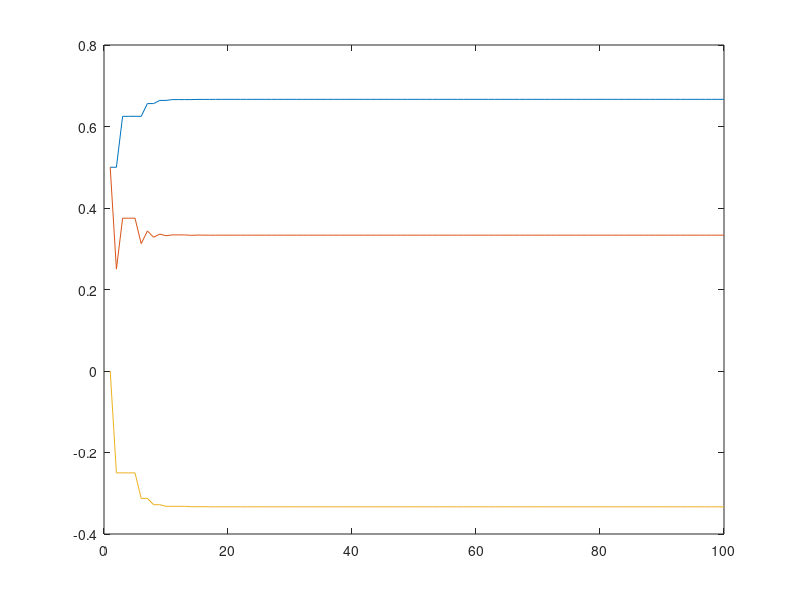

Write MATLAB code to recreate this figure.
% Rescorla Wagner model
% initialize the values for the delta Va and delta Vx
% use same learning rate for everything (alpha), instead of different
% alphaa and alphax
alpha=.5; 
beta=1; %setting it to 1 means it doesn't have an impact on the model
lambda=1;

% weights=[0 0 0];


values = [0 0 0]; %A B X stimuli
trainN = 1000;
% vax=[];
% vbx=[];
value_vec = zeros(3,trainN); %store values for each of the stimuli

for tN=1:trainN
    if rand>.5 %flip a coin, input between 0,1
        inp=[1 0 1];
        reward = lambda; %Ax trial
    else
        inp = [0 1 1];
        reward = 0; %Bx trial
    end
    %calculate level of reward predicted
    predicted_value=sum(inp.*values);
    error = reward - predicted_value;
    
    values=values+alpha.*(error.*inp); %update values
    value_vec(:,tN)=values';
end

%gives us values vector that shows reward prediction of A, B and X with A
%being greatest, values(1), B negative (values(1) and X middle (values(3))

% visualize it
plot(value_vec(1,1:100)), hold on %A
plot(value_vec(3,1:100)), hold on %x
plot(value_vec(2,1:100)) %B

% do this many times to get the plots they got in the seminal paper shown
% in the slides for each letter: A, B and x
    
